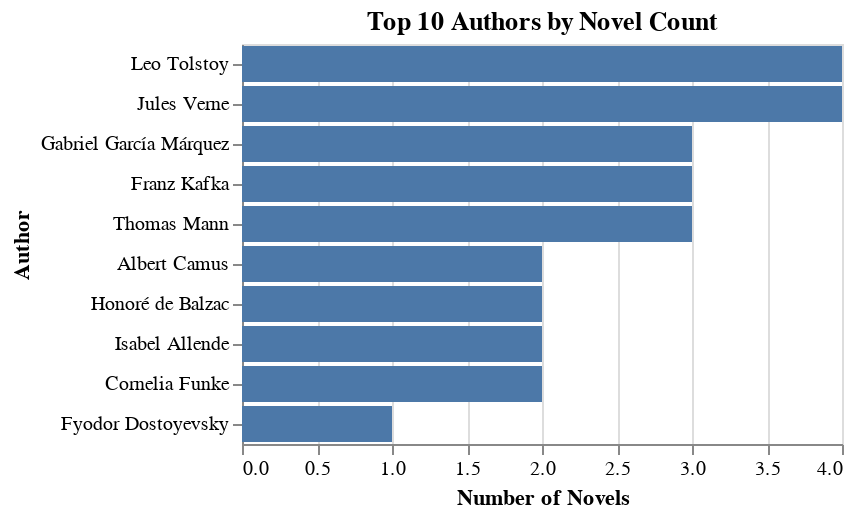

The cell this chart's notebook holds for it:
### Markdown cell above
# 4. Top Authors by Novel Count

### Code cell
# Top 10 authors by count
top_authors = df_cleaned['author'].value_counts().head(10).reset_index()
top_authors.columns = ['author', 'Count']

# Altair bar chart for top authors
chart_top_authors = alt.Chart(top_authors).mark_bar().encode(
    x=alt.X('Count:Q', title='Number of Novels'),
    y=alt.Y('author:N', sort='-x', title='Author')
).properties(
    title='Top 10 Authors by Novel Count'
)
chart_top_authors.display()

### Figure 1 — Vega-Lite specification as saved in the notebook (floating-point values rounded to 4 significant figures)
{"config": {"view": {"continuousWidth": 300, "continuousHeight": 300}}, "data": {"name": "data-d478f62515ab23d59d16068b7f797ef2"}, "mark": {"type": "bar"}, "encoding": {"x": {"field": "Count", "title": "Number of Novels", "type": "quantitative"}, "y": {"field": "author", "sort": "-x", "title": "Author", "type": "nominal"}}, "title": "Top 10 Authors by Novel Count", "$schema": "https://vega.github.io/schema/vega-lite/v5.15.1.json", "datasets": {"data-d478f62515ab23d59d16068b7f797ef2": [{"author": "Leo Tolstoy", "Count": 4}, {"author": "Jules Verne", "Count": 4}, {"author": "Gabriel García Márquez", "Count": 3}, {"author": "Franz Kafka", "Count": 3}, {"author": "Thomas Mann", "Count": 3}, {"author": "Albert Camus", "Count": 2}, {"author": "Honoré de Balzac", "Count": 2}, {"author": "Isabel Allende", "Count": 2}, {"author": "Cornelia Funke", "Count": 2}, {"author": "Fyodor Dostoyevsky", "Count": 1}]}}
